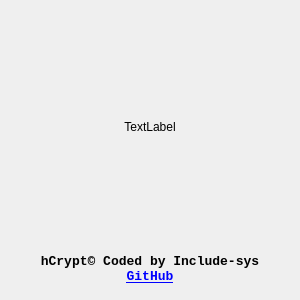
<?xml version="1.0" encoding="UTF-8"?>
<ui version="4.0">
 <class>About</class>
 <widget class="QDialog" name="About">
  <property name="geometry">
   <rect>
    <x>0</x>
    <y>0</y>
    <width>300</width>
    <height>300</height>
   </rect>
  </property>
  <property name="sizePolicy">
   <sizepolicy hsizetype="Preferred" vsizetype="Maximum">
    <horstretch>0</horstretch>
    <verstretch>0</verstretch>
   </sizepolicy>
  </property>
  <property name="minimumSize">
   <size>
    <width>0</width>
    <height>0</height>
   </size>
  </property>
  <property name="maximumSize">
   <size>
    <width>400</width>
    <height>400</height>
   </size>
  </property>
  <property name="windowTitle">
   <string>Dialog</string>
  </property>
  <layout class="QGridLayout" name="gridLayout">
   <item row="0" column="0">
    <widget class="QLabel" name="imageLabel">
     <property name="sizePolicy">
      <sizepolicy hsizetype="Preferred" vsizetype="Preferred">
       <horstretch>0</horstretch>
       <verstretch>0</verstretch>
      </sizepolicy>
     </property>
     <property name="minimumSize">
      <size>
       <width>0</width>
       <height>0</height>
      </size>
     </property>
     <property name="maximumSize">
      <size>
       <width>300</width>
       <height>300</height>
      </size>
     </property>
     <property name="text">
      <string>TextLabel</string>
     </property>
     <property name="alignment">
      <set>Qt::AlignCenter</set>
     </property>
    </widget>
   </item>
   <item row="1" column="0">
    <widget class="QLabel" name="label_2">
     <property name="maximumSize">
      <size>
       <width>16777215</width>
       <height>40</height>
      </size>
     </property>
     <property name="font">
      <font>
       <family>Consolas</family>
       <pointsize>10</pointsize>
       <weight>75</weight>
       <bold>true</bold>
      </font>
     </property>
     <property name="text">
      <string>hCrypt© Coded by Include-sys &lt;br&gt;&lt;a href=&quot;https://www.github.com/Include-sys&quot;&gt;GitHub&lt;/a&gt;</string>
     </property>
     <property name="alignment">
      <set>Qt::AlignCenter</set>
     </property>
    </widget>
   </item>
  </layout>
 </widget>
 <resources/>
 <connections/>
</ui>
